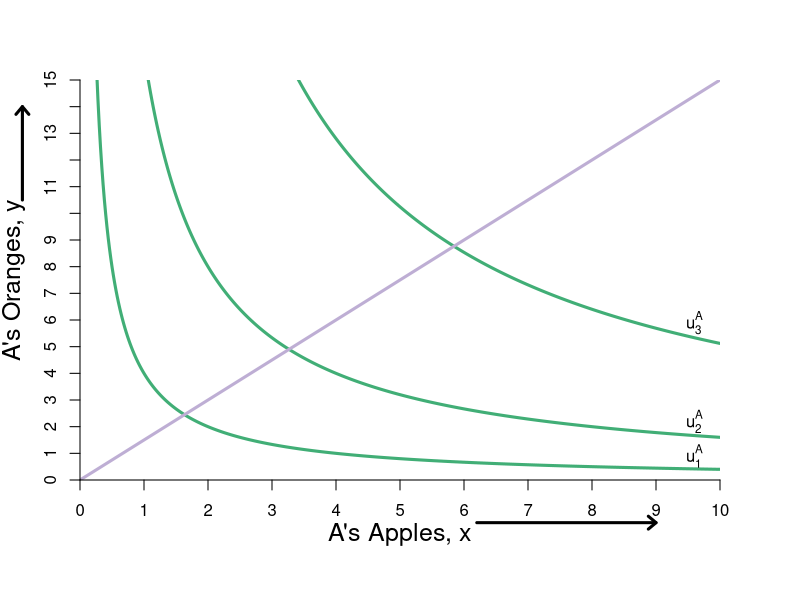

Write the R code that produced this figure.
#Graph Designer: Simon Halliday & Madeleine Wettach '20
#Authors: Bowles, Foley and Halliday
#Title: Microeconomics: Competition, Conflict and Coordination

#require(ggplot2)
require(shape)
pdf(file = "property/step_by_step_graphs_5/property_tioli_step1.pdf", width = 9, height = 7)

#Set parameters for graphics
axislabelsize <- 1.5
graphlinewidth <- 3

COL <- c("#7fc97f", "#beaed4", "#fdc086", "#ffff99", "#386cb0", "#f0027f", "#bf5b17", "#666666")
COLA <- c("#99d8c9","#66c2a4","#41ae76", "#238b45", "#005824")
COLB <- c("#4eb3d3", "#2b8cbe", "#0868ac","#084081")

indiffcurveA1 <- function(x, U = 2, A = 1, a = 0.5) {
  ((((U)/A)*(1/x)^a)^(1/(1-a)))
}

indiffcurveA2 <- function(x, U = 4, A = 1, a = 0.5) {
  (((U/A)*(1/x)^a)^(1/(1-a)))
}

indiffcurveA3 <- function(x, U = 6.123724, A = 1, a = 0.5) {
  (((U/A)*(1/x)^a)^(1/(1-a)))
}

indiffcurveA4 <- function(x, U = 7.156591, A = 1, a = 0.5) {
  ((((U)/A)*(1/x)^a)^(1/(1-a)))
}

paretoEC <- function(x) {
  (3/2)*x
}

indiffcurveBneg <- function(x, U = 5.09, A = 1, a = 0.5) {
  15 - (((U/A)*(1/(10 - x))^a)^(1/(1-a)))
}

indiffcurveBneg1 <- function(x, U = 3.09, A = 1, a = 0.5) {
  15 - (((U/A)*(1/(10 - x))^a)^(1/(1-a)))
}

indiffcurveBneg2 <- function(x, U = 5.09, A = 1, a = 0.5) {
  15 - (((U/A)*(1/(10 - x))^a)^(1/(1-a)))
}

indiffcurveBneg3 <- function(x, U = 8.244574, A = 1, a = 0.5) {
  15 - (((U/A)*(1/(10 - x))^a)^(1/(1-a)))
}




#Aisha happens to have found 8 apples and 2 oranges, 
#and Betty happens to have found 2 apples and 13 oranges. 
#Aisha's utility (8^0.5)*(2^0.5) = 4
#Betty's utility (2^0.5)*(13^0.5) = 5.09


par(mar =  c(6, 4, 4, 4))
xlims <- c(0, 10)
ylims <- c(0, 15)
xlims2 <- c(10, 0)
ylims2 <- c(15, 0)

plot(0, 0, xlim = xlims, ylim = ylims, type = "n",
     xlab = expression(paste("A's Apples, ", x)),
     ylab = expression(paste("A's Oranges, ", y)), 
     line = 2.5,
     xaxt = "n", 
     yaxt = "n", 
     cex.lab = axislabelsize, 
     bty = "n",
     xaxs="i", 
     yaxs="i")


npts <- 500 
npts2 <- 501

#Specify the sequences of points for graphing. 
xx1 <- seq(xlims[1], xlims[2], length.out = npts)
yy1 <- indiffcurveA2(xx1, U = 4, A = 1, a = 0.5)
yy2 <- indiffcurveA2(xx1)

#Polygon Attempt
#polygon(x = c(1.34, 6, 8, 10 - 6.73), y = c(12, 9, 2, 15 - 10.1), col="powderblue", density=NULL, border = NA)

#I need something like xx1 with npts for 
##xpoly1 <- seq(from = 1.34, to = 8, length.out = 500)
##ypoly1 <- indiffcurveA2(xpoly1, U = 4, A = 1, a = 0.5)
##ypoly2 <- indiffcurveBneg(xpoly1, U = 5.09, A = 1, a = 0.5)
##polygon(x = c(xpoly1, rev(xpoly1)), y = c(ypoly1, rev(ypoly2)), col=COL[4], density=NULL, border = NA)

#Draw the lines for the graphs
lines(xx1, indiffcurveA1(xx1), col = COLA[3], lwd = graphlinewidth)
lines(xx1, indiffcurveA2(xx1), col = COLA[3], lwd = graphlinewidth)
#lines(xx1, indiffcurveA3(xx1), col = COLA[3], lwd = graphlinewidth)
lines(xx1, indiffcurveA4(xx1), col = COLA[3], lwd = graphlinewidth)
lines(xx1, paretoEC(xx1), col = COL[2], lwd = graphlinewidth)

##lines(xx1, indiffcurveBneg1(xx1), col = COLB[2], lwd = graphlinewidth)
##lines(xx1, indiffcurveBneg2(xx1), col = COLB[2], lwd = graphlinewidth)
##lines(xx1, indiffcurveBneg3(xx1), col = COLB[2], lwd = graphlinewidth)

#Customize ticks and labels for the plot
ticksy <- seq(from = 0, to = 15, by = 1)
ylabels <- seq(from = 0, to = 15, by = 1)
ticksx <- seq(from = 0, to = 10, by = 1)
xlabels <- seq(from = 0, to = 10, by = 1)
axis(1, at = ticksx, pos = 0, labels = xlabels)
axis(2, at = ticksy, pos = 0, labels = ylabels, las = 0)

#Add arrows:
arrows(-0.9, 10.5, -0.9, 14, xpd = TRUE, length=0.1,angle=40,lwd=3)
arrows(6.2, -1.6, 9, -1.6, xpd = TRUE, length=0.1,angle=40,lwd=3)

#Annotation of the three graphs and the NE
text(9.6, 0.9, expression(u[1]^A))
text(9.6, 2.2, expression(u[2]^A))
#text(9.6, 4.4, expression(u[3]^A))
text(9.6, 5.9, expression(u[3]^A))

#Perhaps useful point to label the unused intersection of the participation constraints
#points(1.34, 12, pch = 16, col = "black", cex = 1.5)



#Pareto efficiency curve
#segments(4.16, 6.23, 6.73, 10.1, lty = 2, lwd = 2)
##text(4.7, 5, expression("Pareto Efficient Curve"))
##Arrows(4.5, 5.3, 4.5, 6.2, col = "black", lty = 1, lwd = 2, arr.type = "triangle", arr.lwd = 0.5)


#Set up second axes and labels

par(new = TRUE)

#Use the same x and ylims as previously, but with locations switched
xlims2 <- c(10, 0)
ylims2 <- c(15, 0)

#Leave the ylab and xlab blank to ensure no axes titles
plot(0, 0, xlim = xlims2, ylim = ylims2, type = "n",
     xlab = expression(paste("")),
     ylab = expression(paste("")),
     xaxt = "n", 
     yaxt = "n", 
     cex.lab = 1.3, 
     bty = "n",
     xaxs="i", 
     yaxs="i")

#Set up axes at sides 3 and 4 (top and right)
##axis(side = 3, at = ticksx, pos = 0, labels = xlabels)
##axis(side = 4, at = ticksy, pos = 0, labels = ylabels, las = 0)
##mtext("B's Apples, x", side=3, line = 2.5, cex = axislabelsize)
##text(-0.8, 7, expression(paste("B's Oranges, y")), xpd = TRUE, cex = axislabelsize, srt = 270) 

#Add arrows:
##arrows(-0.8, 10, -0.8, 14, xpd = TRUE, length=0.1,angle=40,lwd=3)
##arrows(6.2, -1.8, 9, -1.8, xpd = TRUE, length=0.1,angle=40,lwd=3)

#Label B's indifference curves
##text(9.1, 1.6, expression(u[1]^B))
##text(9.1, 3.4, expression(u[2]^B))
#text(9.1, 4.6, expression(u[3]^B))
##text(9.1, 8, expression(u[3]^B))

#Add a point for the initial endowment
##points(2, 13, pch = 16, col = "black", cex = 1.5)
##text(1.8, 12.5, expression(e))

#Label a point on the middle of the curve
##points(5, 7.5, pch = 16, col = "black", cex = 1.5)
##text(5, 7, expression(i))

#(5^0.5)*(7.5^0.5) = 6.123724

#Add point for comparison to participation constraint
##points(6.2, 1.55, pch = 16, col = "black", cex = 1.5)
##text(6.1, 1.2, expression(d))


#Calculate TIOLI power allocation for B
#mrs(x,y) => pareto efficient curve is (3/2)x = y
#A's initital utility is 4 = u(8,2) = (8^0.5)*(2^0.5)
#Therefore substitute in the contract curve u_e^A = 4 = (x^A)^(0.5)(3/2*x^A)^0.5
# => x^A = 4/((3/2)^0.5) = 3.27 => x^B = 6.73
# => y^A = 3/2(x^A) = 4.9 => y^B = 10.1

#Add point g for B's TIOLI power
##points(6.73, 10.1, pch = 16, col = "black", cex = 1.5)
##text(6.73, 10.6, expression(g))

#Calculate TIOLI power allocation for A
#mrs(x,y) => pareto efficient curve is (3/2)x = y
#A's initital utility is 4 = u(8,2) = (8^0.5)*(2^0.5)
#Therefore substitute in the contract curve u_e^A = 4 = (x^A)^(0.5)(3/2*x^A)^0.5
# => x^B = 5.09/((3/2)^0.5) = 4.16 => x^A = 5.84
# => y^B = 3/2(x^B) = 6.23 => y^A = 8.77 
#=> u^A = (5.84^0.5)*(8.77^0.5) = 7.156591

#Add point f for A's TIOLI power
##points(4.16, 6.23, pch = 16, col = "black", cex = 1.5)
##text(4.16, 5.8, expression(f))

#Annotating B's endowment
##text(1.8, 12.5, expression(e))

#Annotating a point that is a Pareto improvement over e.
##points(2.94, 12.76, pch = 16, col = "black", cex = 1.5)
##text(2.74, 12.36, expression(h))
#(2.94^0.5)*(12.76^0.5)

#Label Pareto Improving Lens
##text(7, 5, expression(paste("Pareto-Improving Lens")))

dev.off()
